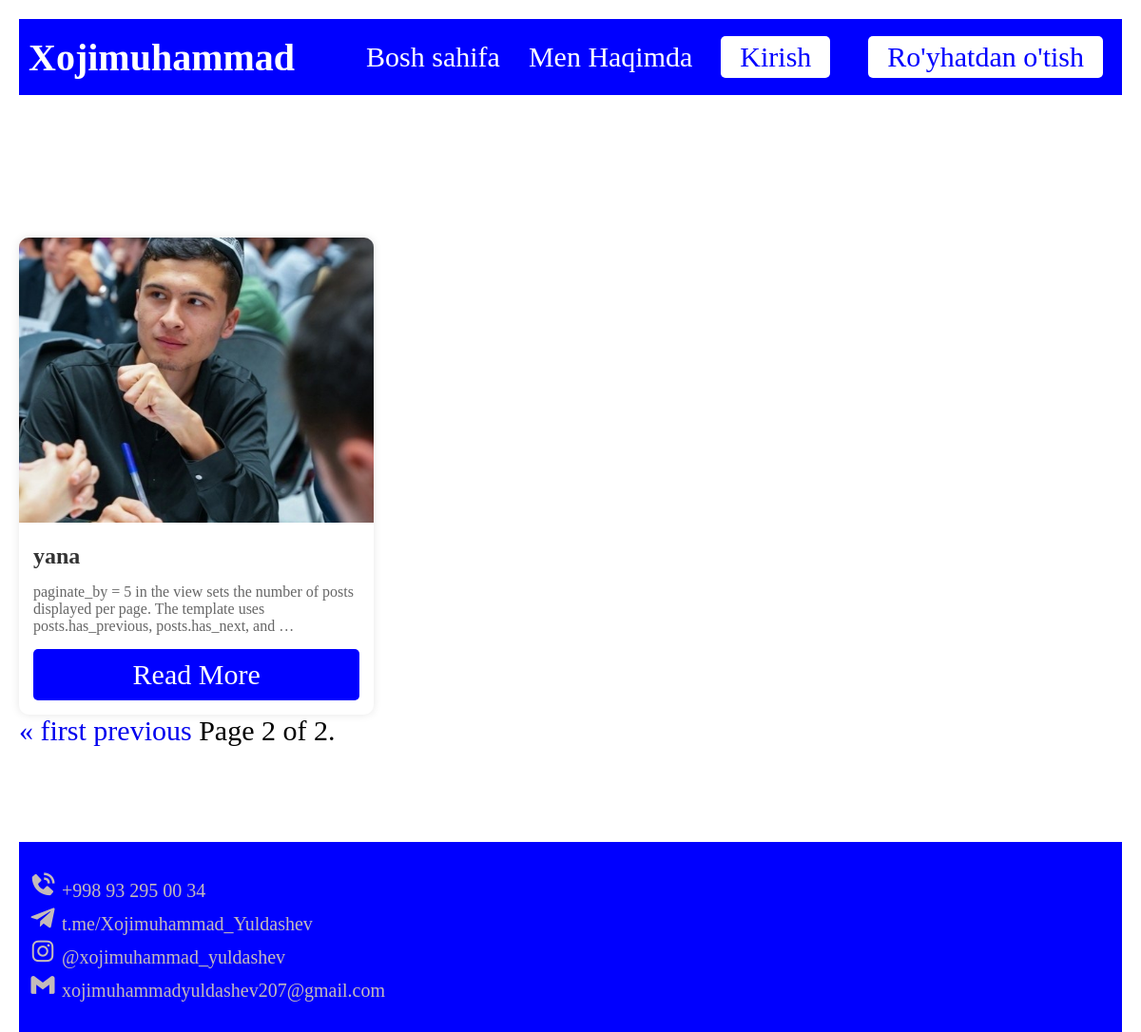
The app's page /posts/?page=2 with its own data.
### post/models.py (models this page shows, shortened)
class Post(models.Model):
    cover_image = models.ImageField(upload_to="posts/%Y/%m/%d/")
    title = models.CharField(max_length=200)
    description = models.TextField()
    content = models.TextField()
    date_posted = models.DateTimeField(auto_now_add=True)
    author = models.ForeignKey(User, on_delete=models.CASCADE)

### post/views.py (the view)
# urls.py: path("posts/", PostsListView.as_view(), name="posts"),
class PostsListView(ListView):
    model = Post
    template_name = "posts.html"
    context_object_name = "posts"
    ordering = ["-date_posted"]
    paginate_by = 6
    def get_context_data(self, **kwargs):
        context = super().get_context_data(**kwargs)
        page = self.request.GET.get("page")
        posts = Post.objects.all()
        paginator = Paginator(posts, self.paginate_by)
        try:
            posts = paginator.page(page)
        except PageNotAnInteger:
            posts = paginator.page(1)
        except EmptyPage:
            posts = paginator.page(paginator.num_pages)
        context["posts"] = posts
        context["page"] = page
        return context

### templates/posts.html (shortened to what this page needs)
{% extends 'base.html' %}
{% load static %}
{% block content %}
    <main class="home_main">
        <section class="posts">
            {% for post in posts %}
                <div class="post-card">
                    <img src="{{ post.cover_image.url }}" alt="Post Image">
                    <h3>{{ post.title }}</h3>
                    <p>{{ post.content|truncatewords:20 }}</p>
                    <a href="{% url 'post-detail' post.pk %}">Read More</a>
                </div>
                 {% empty %}
                    <li>No posts available.</li>
            {% endfor %}
        </section>
    </main>
     <div class="pagination">
    <span class="step-links">
        {% if posts.has_previous %}
            <a href="?page=1">&laquo; first</a>
            <a href="?page={{ posts.previous_page_number }}">previous</a>
        {% endif %}
        <span class="current">
            Page {{ posts.number }} of {{ posts.paginator.num_pages }}.
        </span>
    </span>
            </div>
{% endblock %}

### static/css/home.css (style rules this page uses)
* { margin: 0; padding: 0; box-sizing: border-box; font-size: 30px; list-style: none; text-decoration: none; }
.home_main { display: flex; align-items: center; justify-content: center; gap: 50px; margin-top: 100px; }
.posts { display: grid; grid-template-columns: repeat(3, 1fr); gap: 20px; margin-top: 50px; }
.post-card { background-color: white; border-radius: 10px; box-shadow: 0 0 10px rgba(0, 0, 0, 0.1); overflow: hidden; transition: transform 0.3s ease-in-out; }
.post-card img { width: 100%; height: 300px; object-fit: cover; }
.post-card h3 { margin: 15px; font-size: 24px; color: #333; }
.post-card p { margin: 0 15px 15px; font-size: 16px; color: #666; }
.post-card a { display: block; margin: 15px; padding: 10px 15px; background-color: blue; color: white; text-align: center; text-decoration: none; border-radius: 5px; transition: background-color 0.3s ease-in-out; }

### records on screen
Post: cover_image (picture), title "yana", content "paginate_by = 5 in the view sets the number of posts displayed per page. The template uses posts.has_previous, posts.has_next, and …"

### other values on screen
{{ posts.number }} "2"
{{ posts.paginator.num_pages }} "2"
